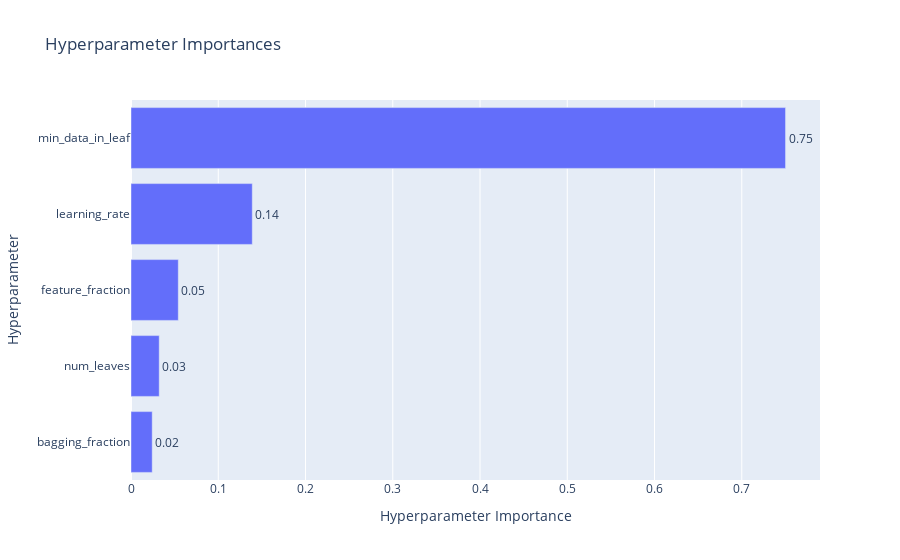

This figure's notebook cell:
### Code cell
plot_param_importances(study)

### Figure 1 — Plotly figure (JSON) as saved in the notebook; plotly's stock layout.template omitted (floating-point values rounded to 4 significant figures)
{"data": [{"cliponaxis": false, "hovertemplate": ["bagging_fraction (FloatDistribution): 0.024316344078624177<extra></extra>", "num_leaves (IntDistribution): 0.03234524821727978<extra></extra>", "feature_fraction (FloatDistribution): 0.05419718095867304<extra></extra>", "learning_rate (FloatDistribution): 0.13899090500813843<extra></extra>", "min_data_in_leaf (IntDistribution): 0.7501503217372847<extra></extra>"], "name": "Objective Value", "orientation": "h", "text": ["0.02", "0.03", "0.05", "0.14", "0.75"], "textposition": "outside", "type": "bar", "x": [0.02432, 0.03235, 0.0542, 0.139, 0.7502], "y": ["bagging_fraction", "num_leaves", "feature_fraction", "learning_rate", "min_data_in_leaf"]}], "layout": {"title": {"text": "Hyperparameter Importances"}, "xaxis": {"title": {"text": "Hyperparameter Importance"}}, "yaxis": {"title": {"text": "Hyperparameter"}}}}
